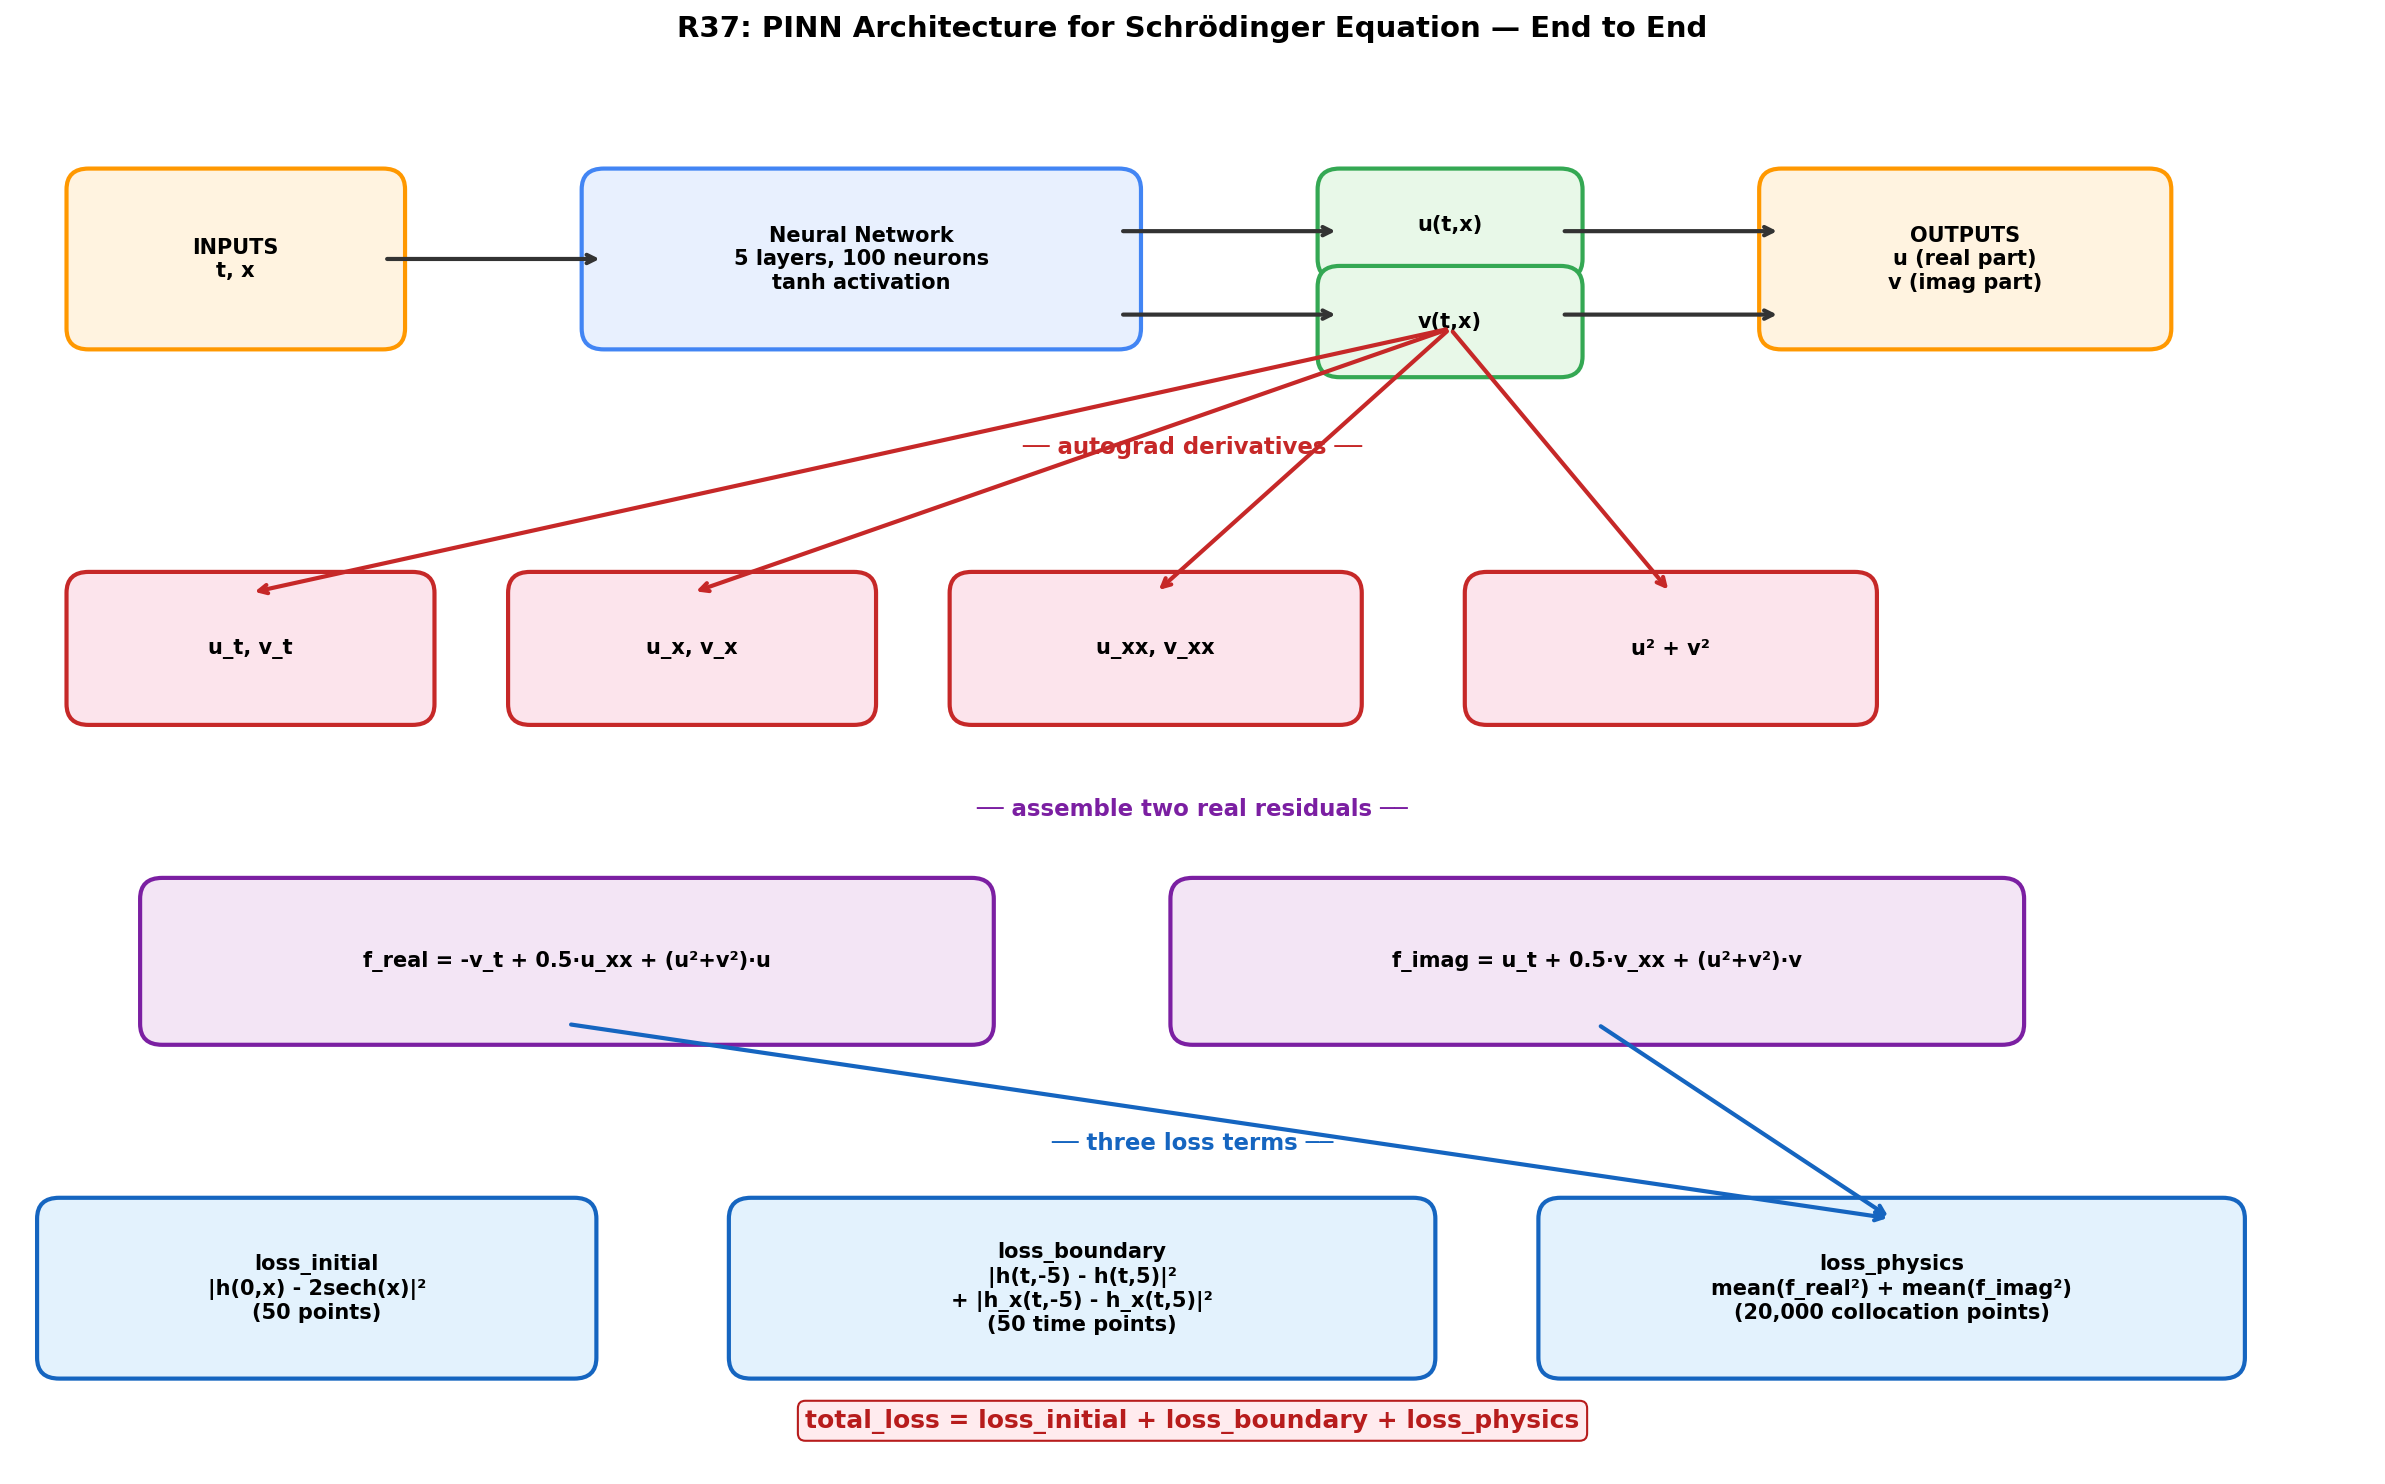

This chart was generated by the following Python code:
import matplotlib.pyplot as plt
import matplotlib.patches as patches

fig, ax = plt.subplots(figsize=(16, 10))
ax.set_xlim(0, 16)
ax.set_ylim(0, 10)
ax.axis('off')

def draw_box(x, y, w, h, text, color='#E8F0FE', border='#4285F4', fontsize=10):
    box = patches.FancyBboxPatch(
        (x, y), w, h,
        boxstyle="round,pad=0.15",
        facecolor=color, edgecolor=border, linewidth=2
    )
    ax.add_patch(box)
    ax.text(x + w/2, y + h/2, text, ha='center', va='center',
            fontsize=fontsize, fontweight='bold', wrap=True)

def draw_arrow(x1, y1, x2, y2, label='', color='#333333'):
    ax.annotate('', xy=(x2, y2), xytext=(x1, y1),
                arrowprops=dict(arrowstyle='->', color=color, lw=2))
    if label:
        mx, my = (x1+x2)/2, (y1+y2)/2
        ax.text(mx + 0.15, my, label, fontsize=8, color='#666666')

draw_box(0.5, 8.2, 2, 1, 'INPUTS\nt, x', color='#FFF3E0', border='#FF9800')

draw_box(4, 8.2, 3.5, 1, 'Neural Network\n5 layers, 100 neurons\ntanh activation',
         color='#E8F0FE', border='#4285F4')

draw_box(9, 8.7, 1.5, 0.5, 'u(t,x)', color='#E8F8E8', border='#34A853')
draw_box(9, 8.0, 1.5, 0.5, 'v(t,x)', color='#E8F8E8', border='#34A853')

draw_arrow(2.5, 8.7, 4, 8.7)
draw_arrow(7.5, 8.9, 9, 8.9)
draw_arrow(7.5, 8.3, 9, 8.3)

draw_box(12, 8.2, 2.5, 1, 'OUTPUTS\nu (real part)\nv (imag part)',
         color='#FFF3E0', border='#FF9800')

draw_arrow(10.5, 8.9, 12, 8.9)
draw_arrow(10.5, 8.3, 12, 8.3)

ax.text(8, 7.3, '── autograd derivatives ──', fontsize=11,
        ha='center', fontweight='bold', color='#C62828')

draw_box(0.5, 5.5, 2.2, 0.8, 'u_t, v_t', color='#FCE4EC', border='#C62828')
draw_box(3.5, 5.5, 2.2, 0.8, 'u_x, v_x', color='#FCE4EC', border='#C62828')
draw_box(6.5, 5.5, 2.5, 0.8, 'u_xx, v_xx', color='#FCE4EC', border='#C62828')
draw_box(10, 5.5, 2.5, 0.8, 'u² + v²', color='#FCE4EC', border='#C62828')

draw_arrow(9.75, 8.2, 1.6, 6.3, color='#C62828')
draw_arrow(9.75, 8.2, 4.6, 6.3, color='#C62828')
draw_arrow(9.75, 8.2, 7.75, 6.3, color='#C62828')
draw_arrow(9.75, 8.2, 11.25, 6.3, color='#C62828')

ax.text(8, 4.7, '── assemble two real residuals ──', fontsize=11,
        ha='center', fontweight='bold', color='#7B1FA2')

draw_box(1, 3.2, 5.5, 0.9, 'f_real = -v_t + 0.5·u_xx + (u²+v²)·u',
         color='#F3E5F5', border='#7B1FA2')
draw_box(8, 3.2, 5.5, 0.9, 'f_imag = u_t + 0.5·v_xx + (u²+v²)·v',
         color='#F3E5F5', border='#7B1FA2')

ax.text(8, 2.3, '── three loss terms ──', fontsize=11,
        ha='center', fontweight='bold', color='#1565C0')

draw_box(0.3, 0.8, 3.5, 1,
         'loss_initial\n|h(0,x) - 2sech(x)|²\n(50 points)',
         color='#E3F2FD', border='#1565C0')

draw_box(5, 0.8, 4.5, 1,
         'loss_boundary\n|h(t,-5) - h(t,5)|²\n+ |h_x(t,-5) - h_x(t,5)|²\n(50 time points)',
         color='#E3F2FD', border='#1565C0')

draw_box(10.5, 0.8, 4.5, 1,
         'loss_physics\nmean(f_real²) + mean(f_imag²)\n(20,000 collocation points)',
         color='#E3F2FD', border='#1565C0')

draw_arrow(3.75, 3.2, 12.75, 1.8, color='#1565C0')
draw_arrow(10.75, 3.2, 12.75, 1.8, color='#1565C0')

ax.text(8, 0.3, 'total_loss = loss_initial + loss_boundary + loss_physics',
        fontsize=12, ha='center', fontweight='bold', color='#B71C1C',
        bbox=dict(boxstyle='round', facecolor='#FFEBEE', edgecolor='#B71C1C'))

plt.title('R37: PINN Architecture for Schrödinger Equation — End to End',
          fontsize=14, fontweight='bold', pad=20)
plt.tight_layout()
plt.savefig('demos/r37_schrodinger_architecture.png', dpi=150, bbox_inches='tight')
plt.show()
